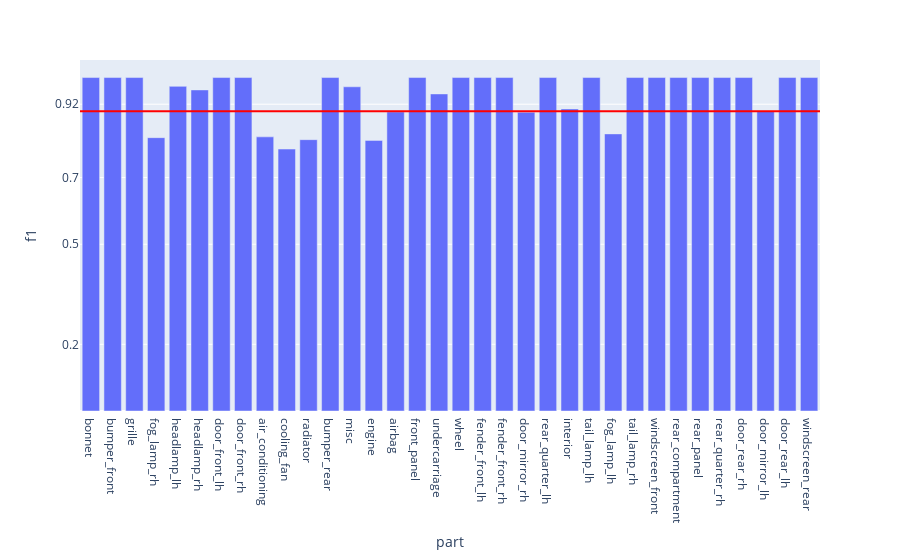

The cell this chart's notebook holds for it:
### Code cell
fig = px.bar(evalMetrics, x = 'part', y = 'f1')

fig.add_hline(y=avgF1, line_width=2, line_color="red")

fig.update_layout(
    yaxis = dict(
        tickmode = 'array',
        tickvals = [np.format_float_positional(avgAcc, 2), 0.2, 0.5, 0.7],
    )
)

### Figure 1 — Plotly figure (JSON) as saved in the notebook; plotly's stock layout.template omitted (floating-point values rounded to 4 significant figures)
{"data": [{"alignmentgroup": "True", "hovertemplate": "part=%{x}<br>f1=%{y}<extra></extra>", "legendgroup": "", "marker": {"color": "#636efa", "pattern": {"shape": ""}}, "name": "", "offsetgroup": "", "orientation": "v", "showlegend": false, "textposition": "auto", "type": "bar", "x": ["bonnet", "bumper_front", "grille", "fog_lamp_rh", "headlamp_lh", "headlamp_rh", "door_front_lh", "door_front_rh", "air_conditioning", "cooling_fan", "radiator", "bumper_rear", "misc", "engine", "airbag", "front_panel", "undercarriage", "wheel", "fender_front_lh", "fender_front_rh", "door_mirror_rh", "rear_quarter_lh", "interior", "tail_lamp_lh", "fog_lamp_lh", "tail_lamp_rh", "windscreen_front", "rear_compartment", "rear_panel", "rear_quarter_rh", "door_rear_rh", "door_mirror_lh", "door_rear_lh", "windscreen_rear"], "xaxis": "x", "y": [1, 1, 1, 0.8197, 0.9736, 0.9629, 1, 1, 0.8221, 0.7856, 0.8137, 1, 0.9723, 0.8116, 0.8972, 1, 0.9509, 1, 1, 1, 0.8961, 1, 0.906, 1, 0.8311, 1, 1, 1, 1, 1, 1, 0.8998, 1, 1], "yaxis": "y"}], "layout": {"barmode": "relative", "legend": {"tracegroupgap": 0}, "margin": {"t": 60}, "shapes": [{"line": {"color": "red", "width": 2}, "type": "line", "x0": 0, "x1": 1, "xref": "x domain", "y0": 0.8991, "y1": 0.8991, "yref": "y"}], "xaxis": {"anchor": "y", "domain": [0, 1], "title": {"text": "part"}}, "yaxis": {"anchor": "x", "domain": [0, 1], "tickmode": "array", "tickvals": ["0.92", 0.2, 0.5, 0.7], "title": {"text": "f1"}}}}
